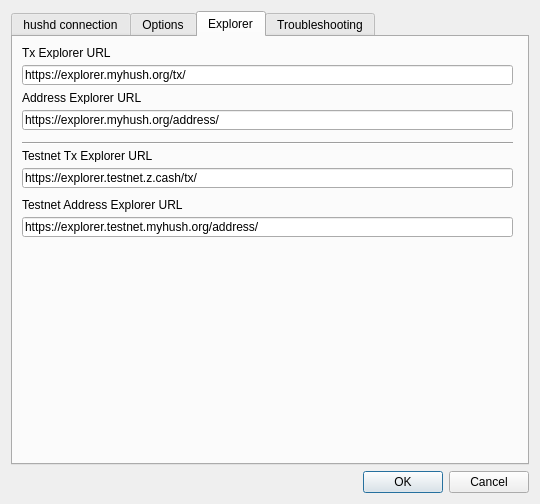
<?xml version="1.0" encoding="UTF-8"?>
<ui version="4.0">
 <class>Settings</class>
 <widget class="QDialog" name="Settings">
  <property name="geometry">
   <rect>
    <x>0</x>
    <y>0</y>
    <width>540</width>
    <height>504</height>
   </rect>
  </property>
  <property name="minimumSize">
   <size>
    <width>540</width>
    <height>500</height>
   </size>
  </property>
  <property name="windowTitle">
   <string>Settings</string>
  </property>
  <property name="modal">
   <bool>true</bool>
  </property>
  <layout class="QVBoxLayout" name="verticalLayout">
   <item>
    <widget class="QTabWidget" name="tabWidget">
     <property name="currentIndex">
      <number>2</number>
     </property>
     <widget class="QWidget" name="tab">
      <attribute name="title">
       <string>hushd connection</string>
      </attribute>
      <layout class="QVBoxLayout" name="verticalLayout_3">
       <item>
        <widget class="QLabel" name="confMsg">
         <property name="text">
          <string notr="true">&lt;html&gt;&lt;head/&gt;&lt;body&gt;&lt;p&gt;&lt;br/&gt;&lt;/p&gt;&lt;/body&gt;&lt;/html&gt;</string>
         </property>
         <property name="textInteractionFlags">
          <set>Qt::LinksAccessibleByMouse|Qt::TextSelectableByMouse</set>
         </property>
        </widget>
       </item>
       <item>
        <widget class="Line" name="line">
         <property name="orientation">
          <enum>Qt::Horizontal</enum>
         </property>
        </widget>
       </item>
       <item>
        <widget class="QLabel" name="label">
         <property name="minimumSize">
          <size>
           <width>60</width>
           <height>0</height>
          </size>
         </property>
         <property name="text">
          <string>Host</string>
         </property>
        </widget>
       </item>
       <item>
        <widget class="QLineEdit" name="hostname">
         <property name="placeholderText">
          <string/>
         </property>
        </widget>
       </item>
       <item>
        <widget class="QLabel" name="label_2">
         <property name="minimumSize">
          <size>
           <width>60</width>
           <height>0</height>
          </size>
         </property>
         <property name="text">
          <string>Port</string>
         </property>
        </widget>
       </item>
       <item>
        <widget class="QLineEdit" name="port">
         <property name="placeholderText">
          <string/>
         </property>
        </widget>
       </item>
       <item>
        <widget class="QLabel" name="label_3">
         <property name="minimumSize">
          <size>
           <width>60</width>
           <height>0</height>
          </size>
         </property>
         <property name="text">
          <string>RPC Username</string>
         </property>
        </widget>
       </item>
       <item>
        <widget class="QLineEdit" name="rpcuser"/>
       </item>
       <item>
        <widget class="QLabel" name="label_4">
         <property name="minimumSize">
          <size>
           <width>60</width>
           <height>0</height>
          </size>
         </property>
         <property name="text">
          <string>RPC Password</string>
         </property>
        </widget>
       </item>
       <item>
        <widget class="QLineEdit" name="rpcpassword"/>
       </item>
       <item>
        <layout class="QVBoxLayout" name="verticalLayout_2"/>
       </item>
       <item>
        <spacer name="verticalSpacer">
         <property name="orientation">
          <enum>Qt::Vertical</enum>
         </property>
         <property name="sizeHint" stdset="0">
          <size>
           <width>20</width>
           <height>40</height>
          </size>
         </property>
        </spacer>
       </item>
      </layout>
     </widget>
     <widget class="QWidget" name="tab_2">
      <attribute name="title">
       <string>Options</string>
      </attribute>
      <layout class="QGridLayout" name="gridLayout">
       <item row="15" column="0">
        <widget class="QLabel" name="label_20">
         <property name="sizePolicy">
          <sizepolicy hsizetype="Preferred" vsizetype="Preferred">
           <horstretch>0</horstretch>
           <verstretch>0</verstretch>
          </sizepolicy>
         </property>
         <property name="text">
          <string>Theme</string>
         </property>
         <property name="alignment">
          <set>Qt::AlignRight|Qt::AlignTrailing|Qt::AlignVCenter</set>
         </property>
        </widget>
       </item>

       <item row="16" column="0">
        <widget class="QLabel" name="label_20">
         <property name="sizePolicy">
          <sizepolicy hsizetype="Preferred" vsizetype="Preferred">
           <horstretch>0</horstretch>
           <verstretch>0</verstretch>
          </sizepolicy>
         </property>
         <property name="text">
          <string>Local Currency</string>
         </property>
         <property name="alignment">
          <set>Qt::AlignRight|Qt::AlignTrailing|Qt::AlignVCenter</set>
         </property>
        </widget>
       </item>

       <item row="16" column="1">
      <widget class="QComboBox" name="comboBoxCurrency">
       <property name="geometry">
        <rect>
         <x>80</x>
         <y>150</y>
         <width>80</width>
         <height>25</height>
        </rect>
       </property>
       <property name="sizePolicy">
        <sizepolicy hsizetype="MinimumExpanding" vsizetype="Fixed">
         <horstretch>0</horstretch>
         <verstretch>0</verstretch>
        </sizepolicy>
       </property>
       <item>
        <property name="text">
         <string>AED</string>
        </property>
       </item>
       <item>
        <property name="text">
         <string>ARS</string>
        </property>
       </item>
       <item>
        <property name="text">
         <string>AUD</string>
        </property>
       </item>
       <item>
        <property name="text">
         <string>BDT</string>
        </property>
       </item>
       <item>
        <property name="text">
         <string>BHD</string>
        </property>
       </item>
       <item>
        <property name="text">
         <string>BMD</string>
        </property>
       </item>
       <item>
        <property name="text">
         <string>BRL</string>
        </property>
       </item>
       <item>
        <property name="text">
         <string>CAD</string>
        </property>
       </item>
       <item>
        <property name="text">
         <string>CHF</string>
        </property>
       </item>
       <item>
        <property name="text">
         <string>CLP</string>
        </property>
       </item>
       <item>
        <property name="text">
         <string>CNY</string>
        </property>
       </item>
       <item>
        <property name="text">
         <string>CZK</string>
        </property>
       </item>
       <item>
        <property name="text">
         <string>DKK</string>
        </property>
       </item>
       <item>
        <property name="text">
         <string>EUR</string>
        </property>
       </item>
       <item>
        <property name="text">
         <string>GBP</string>
        </property>
       </item>
       <item>
        <property name="text">
         <string>HKD</string>
        </property>
       </item>
       <item>
        <property name="text">
         <string>HUF</string>
        </property>
       </item>
       <item>
        <property name="text">
         <string>IDR</string>
        </property>
       </item>
       <item>
        <property name="text">
         <string>ILS</string>
        </property>
       </item>
       <item>
        <property name="text">
         <string>INR</string>
        </property>
       </item>
       <item>
        <property name="text">
         <string>JPY</string>
        </property>
       </item>
       <item>
        <property name="text">
         <string>KRW</string>
        </property>
       </item>
       <item>
        <property name="text">
         <string>KWD</string>
        </property>
       </item>
       <item>
        <property name="text">
         <string>LKR</string>
        </property>
       </item>
       <item>
        <property name="text">
         <string>PKR</string>
        </property>
       </item>
       <item>
        <property name="text">
         <string>MXN</string>
        </property>
       </item>
       <item>
        <property name="text">
         <string>NOK</string>
        </property>
       </item>
       <item>
        <property name="text">
         <string>NZD</string>
        </property>
       </item>
       <item>
        <property name="text">
         <string>RUB</string>
        </property>
       </item>
       <item>
        <property name="text">
         <string>SAR</string>
        </property>
       </item>
       <item>
        <property name="text">
         <string>SGD</string>
        </property>
       </item>
       <item>
        <property name="text">
         <string>THB</string>
        </property>
       </item>
       <item>
        <property name="text">
         <string>TWD</string>
        </property>
       </item>
       <item>
        <property name="text">
         <string>UAH</string>
        </property>
       </item>
       <item>
        <property name="text">
         <string>USD</string>
        </property>
       </item>
       <item>
        <property name="text">
         <string>VEF</string>
        </property>
       </item>
       <item>
        <property name="text">
         <string>VND</string>
        </property>
       </item>
       <item>
        <property name="text">
         <string>XAG</string>
        </property>
       </item>
       <item>
        <property name="text">
         <string>XAU</string>
        </property>
       </item>
       <item>
        <property name="text">
         <string>ZAR</string>
        </property>
       </item>
      </widget>
      </item>

       <item row="15" column="1">
        <widget class="QComboBox" name="comboBoxTheme">
         <property name="sizePolicy">
          <sizepolicy hsizetype="MinimumExpanding" vsizetype="Fixed">
           <horstretch>0</horstretch>
           <verstretch>0</verstretch>
          </sizepolicy>
         </property>
         <item>
          <property name="text">
           <string>default</string>
          </property>
         </item>
         <item>
          <property name="text">
           <string>blue</string>
          </property>
         </item>
         <item>
          <property name="text">
           <string>light</string>
          </property>
         </item>
         <item>
          <property name="text">
           <string>dark</string>
          </property>
         </item>
        </widget>
       </item>
       <item row="14" column="0" colspan="2">
        <spacer name="verticalSpacer_2">
         <property name="orientation">
          <enum>Qt::Vertical</enum>
         </property>
         <property name="sizeHint" stdset="0">
          <size>
           <width>20</width>
           <height>40</height>
          </size>
         </property>
        </spacer>
       </item>
       <item row="2" column="0">
        <spacer name="horizontalSpacer">
         <property name="orientation">
          <enum>Qt::Horizontal</enum>
         </property>
         <property name="sizeHint" stdset="0">
          <size>
           <width>40</width>
           <height>20</height>
          </size>
         </property>
        </spacer>
       </item>
       <item row="7" column="0">
        <widget class="QCheckBox" name="chkTor">
         <property name="text">
          <string>Connect via Tor</string>
         </property>
        </widget>
       </item>
       <item row="9" column="0" colspan="2">
        <widget class="QCheckBox" name="chkCheckUpdates">
         <property name="text">
          <string>Check github for updates at startup</string>
         </property>
        </widget>
       </item>
       <item row="13" column="0" colspan="2">
        <widget class="Line" name="line_2">
         <property name="orientation">
          <enum>Qt::Horizontal</enum>
         </property>
        </widget>
       </item>
       <item row="0" column="0" colspan="2">
        <widget class="QCheckBox" name="chkSaveTxs">
         <property name="text">
          <string>Remember shielded transactions</string>
         </property>
        </widget>
       </item>
       <item row="6" column="0" colspan="2">
        <widget class="QLabel" name="label_7">
         <property name="text">
          <string>Normally, change from t-Addresses goes to another t-Address. Checking this option will send the change to your shielded sapling address instead. Check this option to increase your privacy.</string>
         </property>
         <property name="wordWrap">
          <bool>true</bool>
         </property>
        </widget>
       </item>
       <item row="4" column="0" colspan="2">
        <widget class="QLabel" name="label_6">
         <property name="text">
          <string>Allow overriding the default fees when sending transactions. Enabling this option may compromise your privacy since fees are transparent. </string>
         </property>
         <property name="wordWrap">
          <bool>true</bool>
         </property>
        </widget>
       </item>
       <item row="2" column="1">
        <widget class="QPushButton" name="btnClearSaved">
         <property name="text">
          <string>Clear History</string>
         </property>
        </widget>
       </item>
       <item row="1" column="0" colspan="2">
        <widget class="QLabel" name="label_5">
         <property name="text">
          <string>Shielded transactions are saved locally and shown in the transactions tab.  If you uncheck this, shielded transactions will not appear in the transactions tab.</string>
         </property>
         <property name="wordWrap">
          <bool>true</bool>
         </property>
        </widget>
       </item>
       <item row="3" column="0">
        <widget class="QCheckBox" name="chkCustomFees">
         <property name="text">
          <string>Allow custom fees</string>
         </property>
        </widget>
       </item>
       <item row="5" column="0" colspan="2">
        <widget class="QCheckBox" name="chkAutoShield">
         <property name="text">
          <string>Shield change from t-Addresses to your sapling address</string>
         </property>
        </widget>
       </item>
       <item row="8" column="0" colspan="2">
        <widget class="QLabel" name="lblTor">
         <property name="text">
          <string>Connect to the Tor network via SOCKS proxy running on 127.0.0.1:9050. Please note that you'll have to install and run the Tor service externally.</string>
         </property>
         <property name="wordWrap">
          <bool>true</bool>
         </property>
        </widget>
       </item>
       <item row="10" column="0" colspan="2">
        <widget class="QLabel" name="label_8">
         <property name="text">
          <string>Connect to github on startup to check for updates</string>
         </property>
        </widget>
       </item>
       <item row="12" column="0" colspan="2">
        <widget class="QLabel" name="label_10">
         <property name="text">
          <string>Connect to the internet to fetch HUSH prices</string>
         </property>
        </widget>
       </item>
       <item row="11" column="0" colspan="2">
        <widget class="QCheckBox" name="chkFetchPrices">
         <property name="text">
          <string>Fetch HUSH / USD prices</string>
         </property>
        </widget>
       </item>
      </layout>
     </widget>
     <widget class="QWidget" name="tab_4">
      <attribute name="title">
       <string>Explorer</string>
      </attribute>
      <widget class="QLabel" name="label_14">
       <property name="geometry">
        <rect>
         <x>9</x>
         <y>9</y>
         <width>491</width>
         <height>13</height>
        </rect>
       </property>
       <property name="text">
        <string>Tx Explorer URL</string>
       </property>
      </widget>
      <widget class="Line" name="line_5">
       <property name="geometry">
        <rect>
         <x>9</x>
         <y>105</y>
         <width>491</width>
         <height>3</height>
        </rect>
       </property>
       <property name="orientation">
        <enum>Qt::Horizontal</enum>
       </property>
      </widget>
      <widget class="QLineEdit" name="txExplorerUrl">
       <property name="geometry">
        <rect>
         <x>9</x>
         <y>28</y>
         <width>491</width>
         <height>20</height>
        </rect>
       </property>
       <property name="text">
        <string notr="true">https://explorer.myhush.org/tx/</string>
       </property>
      </widget>
      <widget class="QLabel" name="label_15">
       <property name="geometry">
        <rect>
         <x>9</x>
         <y>54</y>
         <width>491</width>
         <height>13</height>
        </rect>
       </property>
       <property name="text">
        <string>Address Explorer URL</string>
       </property>
      </widget>
      <widget class="QLineEdit" name="addressExplorerUrl">
       <property name="geometry">
        <rect>
         <x>9</x>
         <y>73</y>
         <width>491</width>
         <height>20</height>
        </rect>
       </property>
       <property name="text">
        <string notr="true">https://explorer.myhush.org/address/</string>
       </property>
      </widget>
      <widget class="QLabel" name="label_16">
       <property name="geometry">
        <rect>
         <x>9</x>
         <y>112</y>
         <width>491</width>
         <height>13</height>
        </rect>
       </property>
       <property name="text">
        <string>Testnet Tx Explorer URL</string>
       </property>
      </widget>
      <widget class="QLineEdit" name="testnetTxExplorerUrl">
       <property name="geometry">
        <rect>
         <x>9</x>
         <y>131</y>
         <width>491</width>
         <height>20</height>
        </rect>
       </property>
       <property name="text">
        <string notr="true">https://explorer.testnet.z.cash/tx/</string>
       </property>
      </widget>
      <widget class="QLabel" name="label_17">
       <property name="geometry">
        <rect>
         <x>9</x>
         <y>160</y>
         <width>501</width>
         <height>16</height>
        </rect>
       </property>
       <property name="text">
        <string>Testnet Address Explorer URL</string>
       </property>
      </widget>
      <widget class="QLineEdit" name="testnetAddressExplorerUrl">
       <property name="geometry">
        <rect>
         <x>9</x>
         <y>180</y>
         <width>491</width>
         <height>20</height>
        </rect>
       </property>
       <property name="text">
        <string notr="true">https://explorer.testnet.myhush.org/address/</string>
       </property>
      </widget>
     </widget>
     <widget class="QWidget" name="tab_3">
      <attribute name="title">
       <string>Troubleshooting</string>
      </attribute>
      <layout class="QGridLayout" name="gridLayout_2">
       <item row="5" column="0">
        <widget class="QCheckBox" name="chkReindex">
         <property name="text">
          <string>Reindex</string>
         </property>
        </widget>
       </item>
       <item row="1" column="0">
        <widget class="QLabel" name="label_9">
         <property name="text">
          <string>Rescan the blockchain for any missing wallet transactions and to correct your wallet balance. This may take several hours. You need to restart SilentDragon for this to take effect</string>
         </property>
         <property name="wordWrap">
          <bool>true</bool>
         </property>
        </widget>
       </item>
       <item row="0" column="0">
        <widget class="QCheckBox" name="chkRescan">
         <property name="text">
          <string>Rescan</string>
         </property>
        </widget>
       </item>
       <item row="2" column="0">
        <widget class="Line" name="line_3">
         <property name="orientation">
          <enum>Qt::Horizontal</enum>
         </property>
        </widget>
       </item>
       <item row="9" column="0">
        <spacer name="verticalSpacer_3">
         <property name="orientation">
          <enum>Qt::Vertical</enum>
         </property>
         <property name="sizeHint" stdset="0">
          <size>
           <width>20</width>
           <height>40</height>
          </size>
         </property>
        </spacer>
       </item>
       <item row="2" column="0">
        <widget class="QLabel" name="label_12">
         <property name="text">
          <string/>
         </property>
        </widget>
       </item>
       <item row="6" column="0">
        <widget class="QLabel" name="label_11">
         <property name="text">
          <string>Rebuild the entire blockchain from the genesis block, by rescanning all the block files. This may take several hours to days, depending on your hardware. You need to restart SilentDragon for this to take effect</string>
         </property>
         <property name="wordWrap">
          <bool>true</bool>
         </property>
        </widget>
       </item>
       <item row="8" column="0">
        <widget class="Line" name="line_4">
         <property name="orientation">
          <enum>Qt::Horizontal</enum>
         </property>
        </widget>
       </item>
       <item row="7" column="0">
        <widget class="QLabel" name="label_13">
         <property name="text">
          <string/>
         </property>
        </widget>
       </item>
      </layout>
     </widget>
    </widget>
   </item>
   <item>
    <widget class="QDialogButtonBox" name="buttonBox">
     <property name="orientation">
      <enum>Qt::Horizontal</enum>
     </property>
     <property name="standardButtons">
      <set>QDialogButtonBox::Cancel|QDialogButtonBox::Ok</set>
     </property>
    </widget>
   </item>
  </layout>
 </widget>
 <resources/>
 <connections>
  <connection>
   <sender>buttonBox</sender>
   <signal>accepted()</signal>
   <receiver>Settings</receiver>
   <slot>accept()</slot>
   <hints>
    <hint type="sourcelabel">
     <x>248</x>
     <y>254</y>
    </hint>
    <hint type="destinationlabel">
     <x>157</x>
     <y>274</y>
    </hint>
   </hints>
  </connection>
  <connection>
   <sender>buttonBox</sender>
   <signal>rejected()</signal>
   <receiver>Settings</receiver>
   <slot>reject()</slot>
   <hints>
    <hint type="sourcelabel">
     <x>316</x>
     <y>260</y>
    </hint>
    <hint type="destinationlabel">
     <x>286</x>
     <y>274</y>
    </hint>
   </hints>
  </connection>
 </connections>
</ui>
